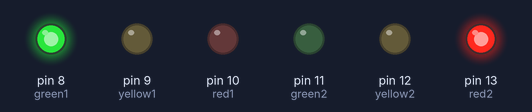
This sketch was run on a simulated Arduino Uno, built with avr-gcc and run on an emulated ATmega328P. Shown: output pins drawn as LEDs (lit = HIGH).

Above: at 0.1 s.
At 5.1 s:
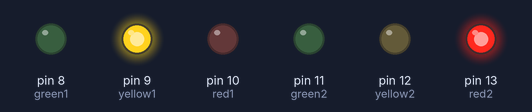
At 11.1 s:
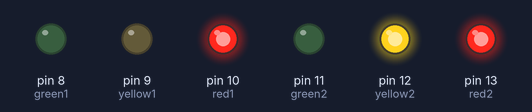
At 19.1 s:
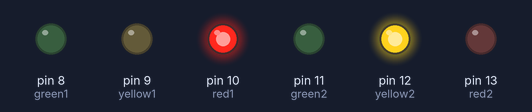
At 25.1 s:
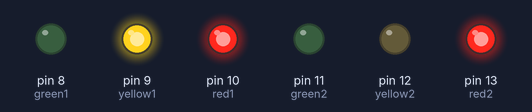
At 36.1 s:
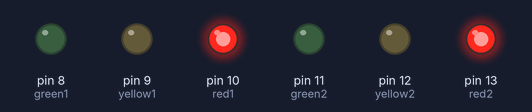
Timing chart, 0 to 40.0 s (numbered marks = the images above):
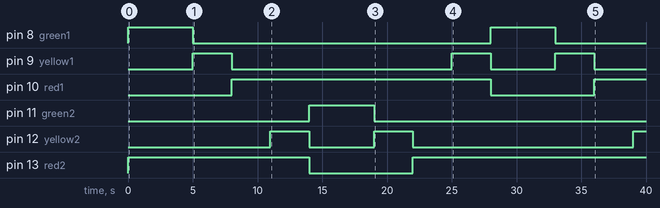

Measured:
- by itself, pin 8 (green1): alternates HIGH for 5.0 s and LOW for 23.0 s
- by itself, pin 9 (yellow1): goes HIGH 3.0 s, LOW 17.0 s, HIGH 3.0 s, LOW 5.0 s, HIGH 3.0 s, then LOW
- by itself, pin 10 (red1): LOW → HIGH at 8.0 s, → LOW 20.0 s later, → HIGH 8.0 s later
- by itself, pin 11 (green2): LOW → HIGH at 14.0 s, → LOW 5.0 s later
- by itself, pin 12 (yellow2): goes HIGH 3.0 s, LOW 5.0 s, HIGH 3.0 s, LOW 17.0 s, then HIGH
- by itself, pin 13 (red2): LOW → HIGH at 0.00 s, → LOW 14.0 s later, → HIGH 8.0 s later

The sketch:

traffic_light.ino
```cpp
//Light one variables
int red1 = 10;
int yellow1 = 9;
int green1 = 8;

//Light two variables
int red2 = 13;
int yellow2 = 12;
int green2 = 11;

void setup() {
  // put your setup code here, to run once:

  //Light one
  pinMode(red1, OUTPUT);
  pinMode(yellow1, OUTPUT);
  pinMode(green1, OUTPUT);

  //Light two
  pinMode(red2, OUTPUT);
  pinMode(yellow2, OUTPUT);
  pinMode(green2, OUTPUT);
}

void loop() {
  // put your main code here, to run repeatedly:
  changeLights();
}

void changeLights(){
  digitalWrite(red1, LOW);
  digitalWrite(yellow1, LOW);
  digitalWrite(green2, LOW);
  digitalWrite(red2, HIGH);
  digitalWrite(green1, HIGH);
  delay(5000);


  digitalWrite(green1, LOW);
  digitalWrite(yellow1, HIGH);
  delay(3000);
  digitalWrite(yellow1, LOW);
  digitalWrite(red1, HIGH);
  delay(3000);

  digitalWrite(yellow2, HIGH);
  delay(3000);
  digitalWrite(red2, LOW);
  digitalWrite(yellow2, LOW);
  digitalWrite(green2, HIGH);
  delay(5000);

  digitalWrite(green2, LOW);
  digitalWrite(yellow2, HIGH);
  delay(3000);
  digitalWrite(yellow2, LOW);
  digitalWrite(red2, HIGH);
  delay(3000);
  digitalWrite(yellow1, HIGH);
  delay(3000);
}
```
